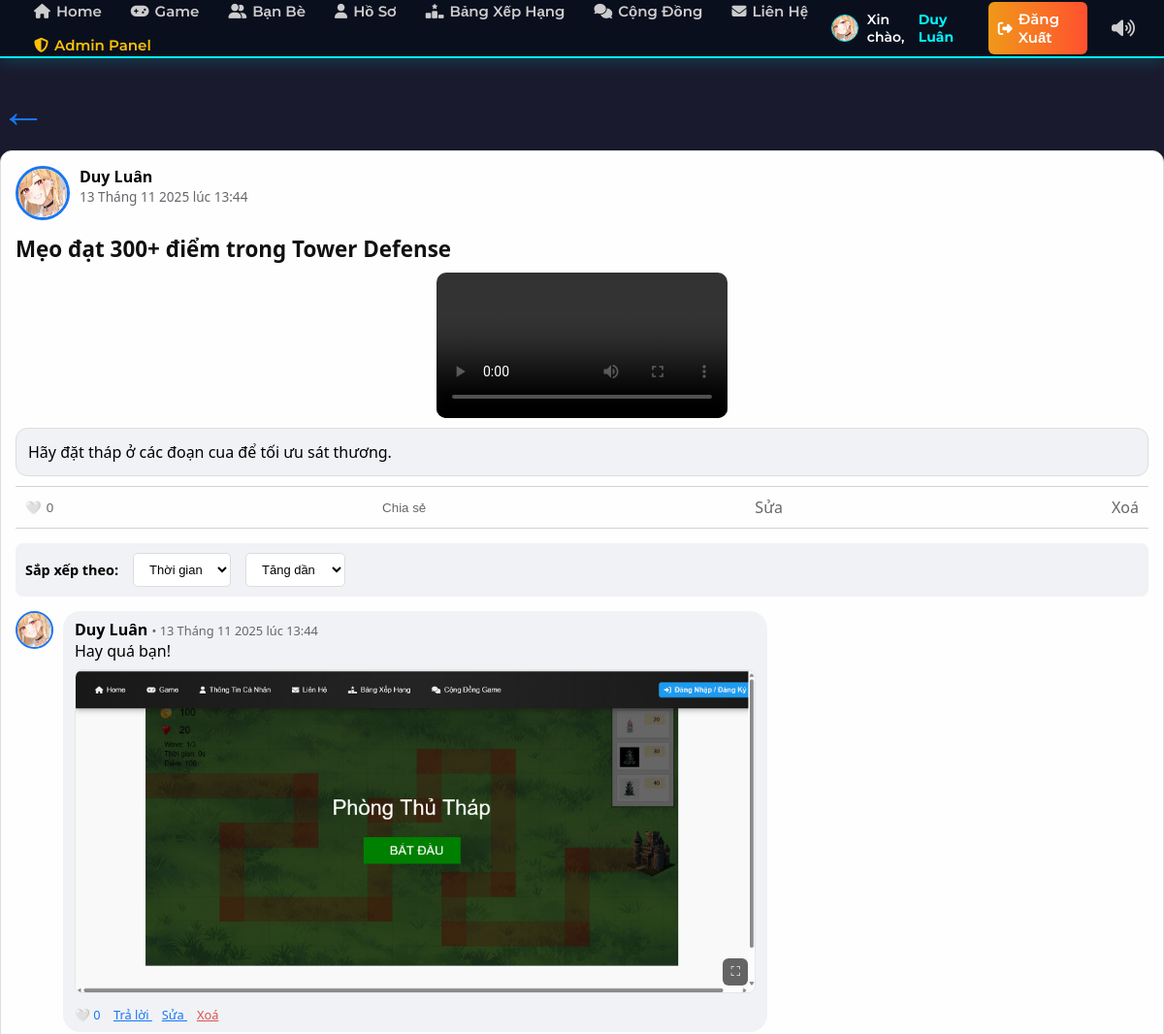
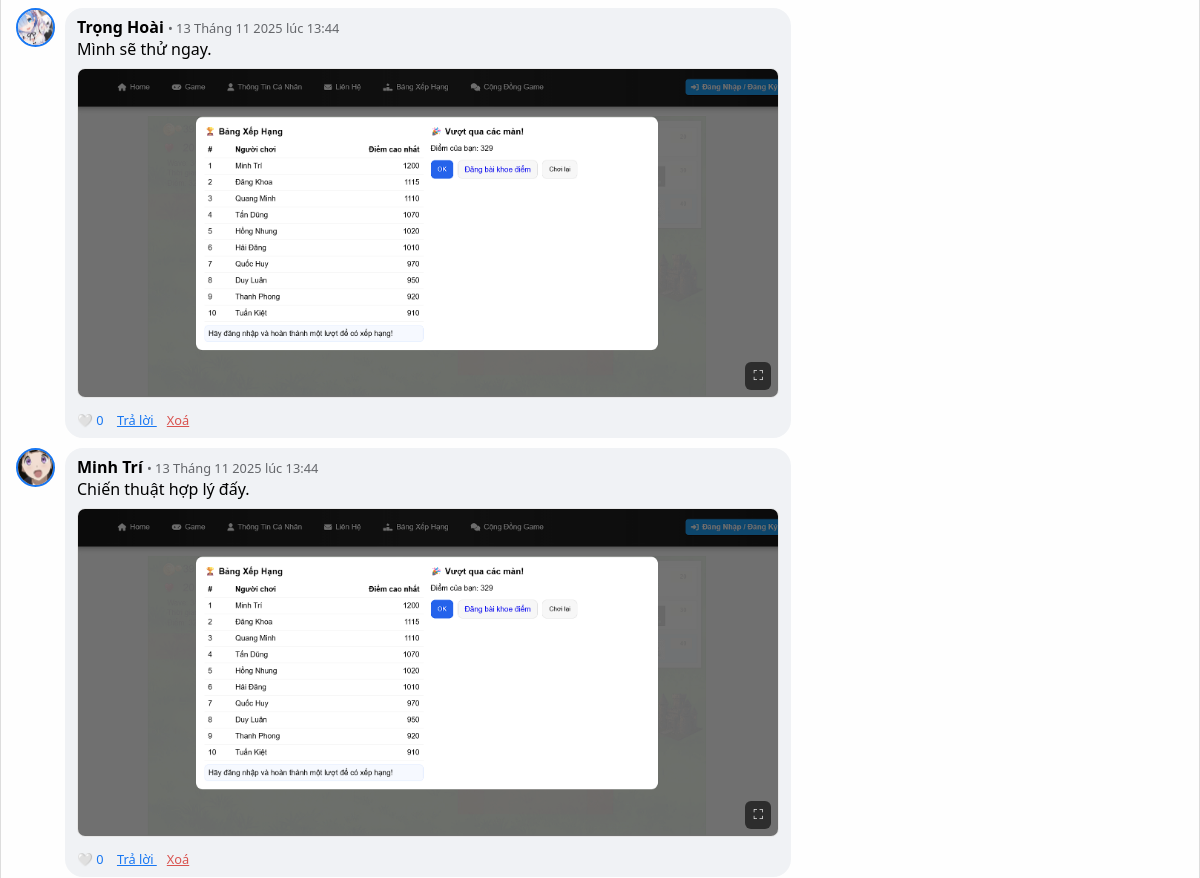
Before: /forum_view.php?id=1 (signed in, upper part) with the older database file (2 pictures, top to bottom).
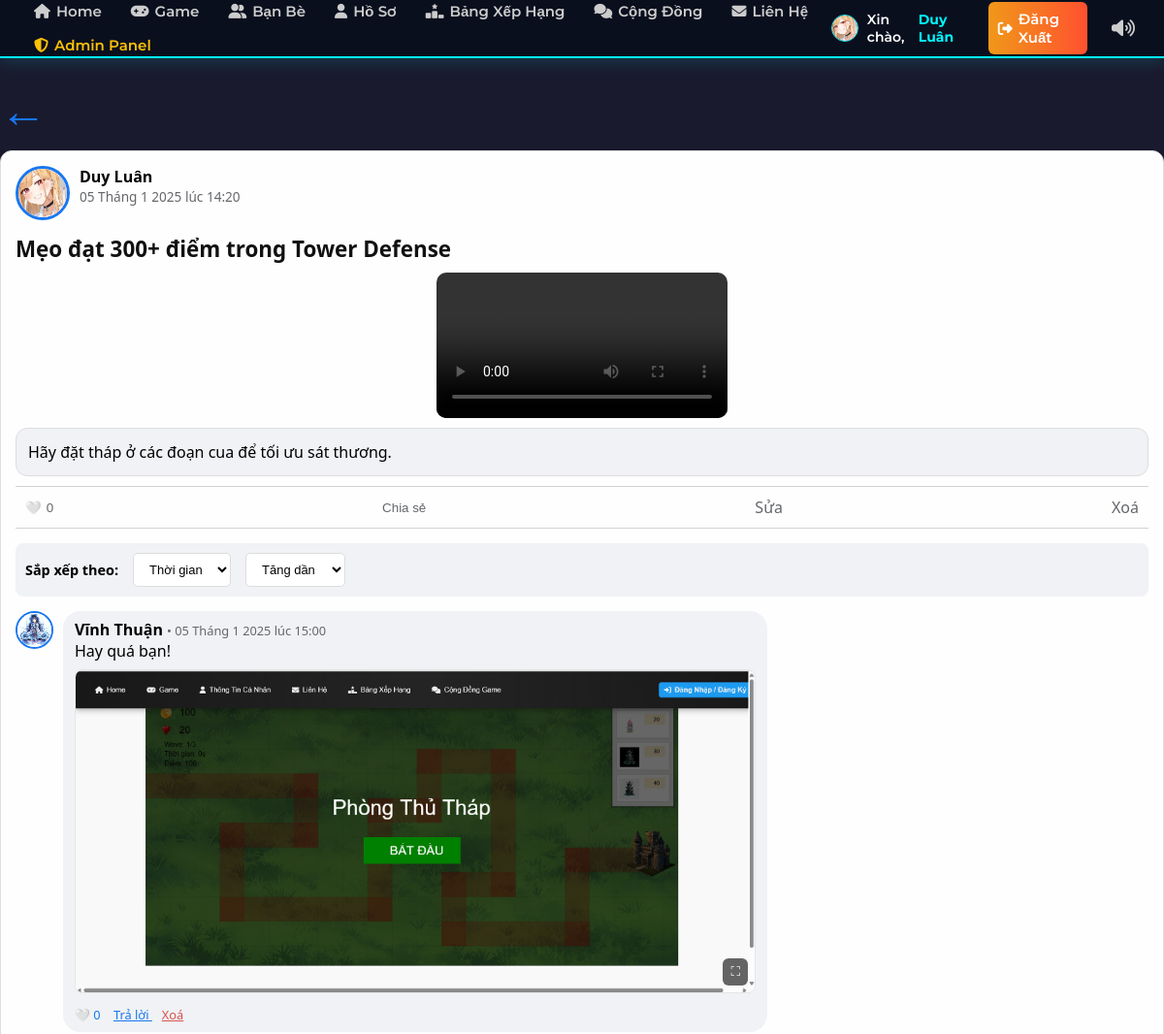
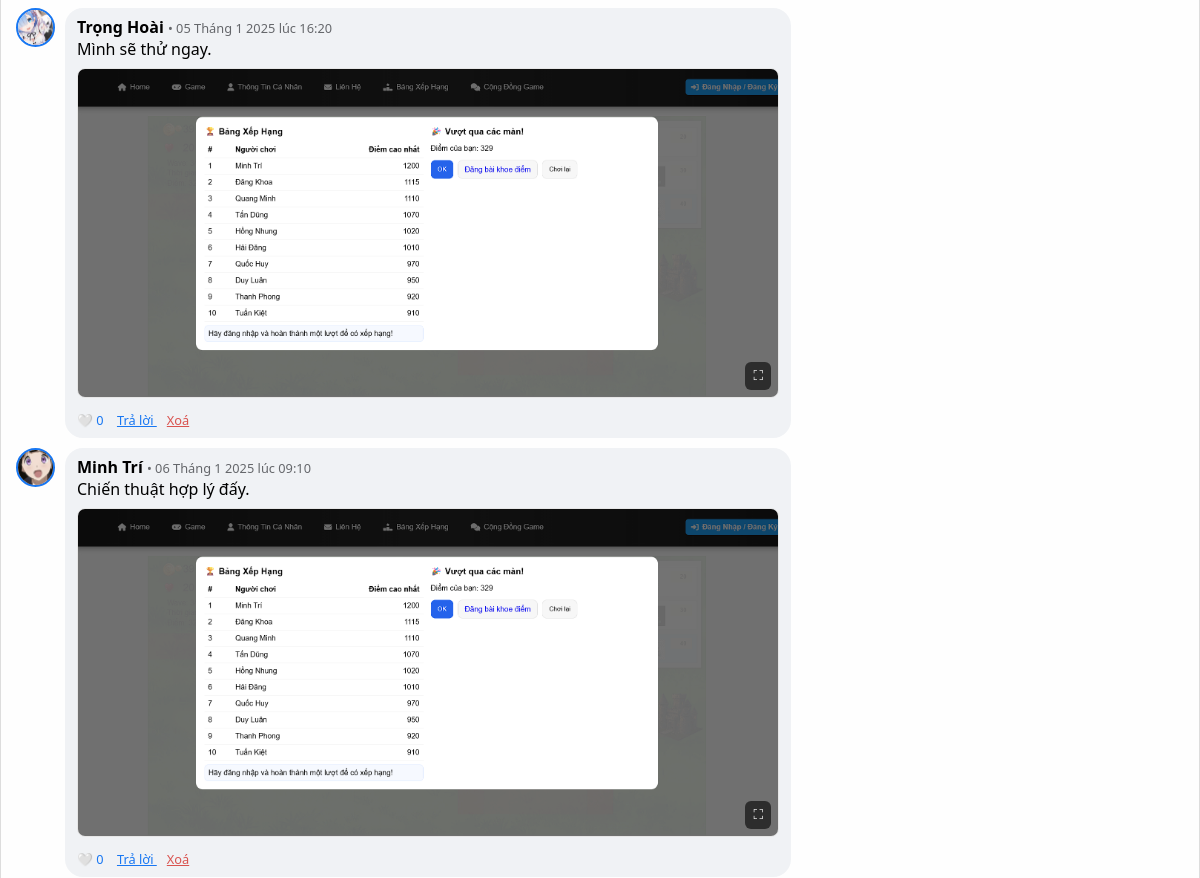
After: the same page with the newer database file (2 pictures, top to bottom).
### tables this page shows
CREATE TABLE IF NOT EXISTS posts (
  id INT AUTO_INCREMENT PRIMARY KEY,
  user_id INT NOT NULL,
  title VARCHAR(200) NOT NULL,
  content TEXT,
  screenshot_url VARCHAR(255),
  featured TINYINT(1) NOT NULL DEFAULT 0,
  created_at TIMESTAMP DEFAULT CURRENT_TIMESTAMP,
  FOREIGN KEY (user_id) REFERENCES users(id) ON DELETE CASCADE
);

CREATE TABLE IF NOT EXISTS comments (
  id INT AUTO_INCREMENT PRIMARY KEY,
  post_id INT NOT NULL,
  user_id INT NOT NULL,
  content TEXT NOT NULL,
  parent_comment_id INT NULL DEFAULT NULL,
  is_reply TINYINT(1) NOT NULL DEFAULT 0,
  created_at TIMESTAMP DEFAULT CURRENT_TIMESTAMP,
  FOREIGN KEY (post_id) REFERENCES posts(id) ON DELETE CASCADE,
  FOREIGN KEY (user_id) REFERENCES users(id) ON DELETE CASCADE,
  FOREIGN KEY (parent_comment_id) REFERENCES comments(id) ON DELETE SET NULL
);

CREATE TABLE IF NOT EXISTS users (
  id INT AUTO_INCREMENT PRIMARY KEY,
  name VARCHAR(100),
  email VARCHAR(100) UNIQUE,
  password VARCHAR(255),
  avatar VARCHAR(255) DEFAULT 'uploads/avatar/default.png',
  secret_code VARCHAR(255) NOT NULL,
  bio VARCHAR(255) NULL DEFAULT NULL,
  created_at DATETIME DEFAULT CURRENT_TIMESTAMP,
  last_activity DATETIME NULL,
  role VARCHAR(20) NOT NULL DEFAULT 'user',
  last_login DATETIME NULL,
  is_locked TINYINT(1) NOT NULL DEFAULT 0
);

CREATE TABLE IF NOT EXISTS comment_images (
  id INT AUTO_INCREMENT PRIMARY KEY,
  comment_id INT NOT NULL,
  image_path VARCHAR(255) NOT NULL,
  created_at TIMESTAMP DEFAULT CURRENT_TIMESTAMP,
  FOREIGN KEY (comment_id) REFERENCES comments(id) ON DELETE CASCADE
);

### forum_view.php (the view, shortened to what the changed rows need)
<?php
require_once 'db/connect.php';
function formatDateVN($datetime) {
    $date = new DateTime($datetime);
    $monthNames = [
        1 => 'Tháng 1', 2 => 'Tháng 2', 3 => 'Tháng 3', 4 => 'Tháng 4',
        5 => 'Tháng 5', 6 => 'Tháng 6', 7 => 'Tháng 7', 8 => 'Tháng 8',
        9 => 'Tháng 9', 10 => 'Tháng 10', 11 => 'Tháng 11', 12 => 'Tháng 12'
    ];
    return $date->format('d') . ' ' . $monthNames[(int)$date->format('m')] . ' ' . $date->format('Y') . ' lúc ' . $date->format('H:i');
}
$isAdmin = false;
if (isset($_SESSION['user']) && isset($_SESSION['user']['role']) && $_SESSION['user']['role'] === 'admin') {
    $isAdmin = true;
}
$post_id = (int)($_GET['id'] ?? 0);
$sql = "SELECT p.*, u.name AS author, u.avatar AS author_avatar FROM posts p
        JOIN users u ON u.id = p.user_id WHERE p.id = ?";
$stmt = $conn->prepare($sql);
$stmt->bind_param("i", $post_id);
$stmt->execute();
$post = $stmt->get_result()->fetch_assoc();
$resLike = $conn->query("SELECT COUNT(*) AS total FROM post_likes WHERE post_id = $post_id");
$totalLikes = $resLike->fetch_assoc()['total'] ?? 0;
$userLiked = false;
if (isset($_SESSION['user'])) {
    $uid = $_SESSION['user']['id'];
    $chk = $conn->query("SELECT id FROM post_likes WHERE post_id = $post_id AND user_id = $uid");
    $userLiked = $chk->num_rows > 0;
}
include 'includes/header.php';
$sort_by = $_GET['sort'] ?? 'time';
$order = $_GET['order'] ?? 'asc';
if ($sort_by === 'likes') {
    $sqlC = "SELECT c.*, u.name AS author, u.avatar AS author_avatar,
            (SELECT COUNT(*) FROM comment_likes WHERE comment_id = c.id) as like_count
            FROM comments c JOIN users u ON u.id = c.user_id
            WHERE c.post_id = ?
            ORDER BY like_count " . ($order === 'desc' ? 'DESC' : 'ASC') . ", c.created_at ASC";
} else {
    $sqlC = "SELECT c.*, u.name AS author, u.avatar AS author_avatar
            FROM comments c JOIN users u ON u.id = c.user_id
            WHERE c.post_id = ?
            ORDER BY c.created_at " . ($order === 'desc' ? 'DESC' : 'ASC');
}
$stmtC2 = $conn->prepare($sqlC);
$stmtC2->bind_param("i", $post_id);
$stmtC2->execute();
$comments = $stmtC2->get_result();
function getCommentLikes($conn, $comment_id) {
    $sql = "SELECT COUNT(*) as total FROM comment_likes WHERE comment_id = ?";
    $stmt = $conn->prepare($sql);
    $stmt->bind_param("i", $comment_id);
    $stmt->execute();
    return $stmt->get_result()->fetch_assoc()['total'];
}
function hasUserLikedComment($conn, $comment_id, $user_id) {
    $sql = "SELECT id FROM comment_likes WHERE comment_id = ? AND user_id = ?";
    $stmt = $conn->prepare($sql);
    $stmt->bind_param("ii", $comment_id, $user_id);
    $stmt->execute();
    return $stmt->get_result()->num_rows > 0;
}
?>
        <div class="fb-post-container">
    <div class="fb-post">
        <div class="fb-post-header">
            <a href="user_profile.php?id=<?= $post['user_id'] ?>">
                <img class="avatar" src="<?= htmlspecialchars($post['author_avatar'] ?? 'uploads/avatar/default.png') ?>" alt="Avatar">
            </a>
            <div class="info">
                <div class="author">
                    <a href="user_profile.php?id=<?= $post['user_id'] ?>"
                    style="color:black; font-weight:bold; text-decoration:none;">
                    <?= htmlspecialchars($post['author']) ?>
                    </a>
                </div>
                <div class="time"><?= formatDateVN($post['created_at']) ?></div>
            </div>
        </div>
        <div class="post-title"><?= htmlspecialchars($post['title']) ?></div>
        <div class="fb-post-media">
            <?php
            $files = $conn->query("SELECT * FROM post_files WHERE post_id = $post_id");
            while ($f = $files->fetch_assoc()):
                if ($f['file_type'] === 'image'): ?>
                    <img src="<?= $f['file_path'] ?>" alt="Post image">
                <?php else: ?>
                    <video controls>
                        <source src="<?= $f['file_path'] ?>" type="video/mp4">
                    </video>
            <?php endif; endwhile; ?>
        </div>
        <?php if (trim($post['content']) !== ''): ?>
            <div class="fb-post-content">
                <?= nl2br(htmlspecialchars($post['content'])) ?>
            </div>
        <?php endif; ?>
        <div class="fb-post-actions">
            <button id="likeBtn"><?= $userLiked ? "❤️" : "🤍" ?> <span id="likeCount"><?= $totalLikes ?></span></button>
            <button id="shareBtn">Chia sẻ</button>
            <?php if (isset($_SESSION['user'])): ?>
                <?php
                    $isAuthor = $_SESSION['user']['id'] == $post['user_id'];
                ?>
                <?php if ($isAuthor): ?>
                    <a href="forum_edit_post.php?id=<?= $post_id ?>">Sửa</a>
                <?php endif; ?>
                <?php if ($isAuthor || $isAdmin): ?>
                    <a href="forum_delete_post.php?id=<?= $post_id ?>" onclick="return confirm('Xoá bài này?');" style="<?= $isAdmin && !$isAuthor ? 'color: red;' : '' ?>">Xoá</a>
                <?php endif; ?>
            <?php endif; ?>
        </div>
        <div class="fb-comments">
            <div style="margin-bottom:15px; padding:10px; background:#f0f2f5; border-radius:8px; display:flex; gap:15px; align-items:center; font-size:0.9em;">
            </div>
            <?php while ($c = $comments->fetch_assoc()):
                 $cid = $c['id'];  ?>
                <div class="fb-comment" id="comment-<?= $c['id'] ?>">
                    <a href="user_profile.php?id=<?= $c['user_id'] ?>">
                        <img class="avatar" src="<?= htmlspecialchars($c['author_avatar'] ?? 'uploads/avatar/default.png') ?>" alt="Avatar">
                    </a>
                    <div class="content">
                        <strong>
                            <a href="user_profile.php?id=<?= $c['user_id'] ?>"
                            style="color:black; text-decoration:none;">
                            <?= htmlspecialchars($c['author']) ?>
                            </a>
                        </strong>
                        <span style="font-size:0.8em; color:#65676b;"> • <?= formatDateVN($c['created_at']) ?></span>
                        <p class="cmt-content" id="cmt_content_<?= $cid ?>"><?= htmlspecialchars($c['content']) ?></p>
                        <?php
                        $cid = $c['id'];
                        $img = $conn->query("SELECT image_path FROM comment_images WHERE comment_id = $cid")->fetch_assoc();
                        if (!empty($img['image_path'])):
                            $imgPath = htmlspecialchars($img['image_path']);
                        ?>
                            <div class="comment-img-wrap" style="margin-top:8px;">
                                <img class="comment-img-thumb" src="<?= $imgPath ?>" alt="Ảnh bình luận" data-full="<?= $imgPath ?>" />
                                <button type="button" class="view-full-btn" data-full="<?= $imgPath ?>">⛶</button>
                            </div>
                        <?php endif; ?>
                        <?php if (isset($_SESSION['user'])): ?>
                            <?php
                                $isCommentAuthor = $_SESSION['user']['id'] == $c['user_id'];
                                $commentLikes = getCommentLikes($conn, $cid);
                                $userLikedComment = hasUserLikedComment($conn, $cid, $_SESSION['user']['id']);
                            ?>
                            <div style="margin-top:5px;">
                                <a href="javascript:void(0)" onclick="likeComment(<?= $cid ?>)"
                                id="like-btn-<?= $cid ?>"
                                style="font-size:0.8em; color:#1877f2; margin-right:10px; text-decoration:none;">
                                <?= $userLikedComment ? '❤️' : '🤍' ?> <span id="like-count-<?= $cid ?>"><?= $commentLikes ?></span>
                                </a>
                                <a href="javascript:void(0)" onclick="replyComment(<?= $cid ?>, '<?= htmlspecialchars(addslashes($c['author'])) ?>')"
                                style="font-size:0.8em; color:#1877f2; margin-right:10px;">
                                Trả lời
                                </a>
                                <?php if ($isCommentAuthor): ?>
                                    <a href="javascript:void(0)" onclick="editComment(<?= $cid ?>)"
                                    style="font-size:0.8em; color:#1877f2; margin-right:10px;">
                                    Sửa
                                    </a>
                                <?php endif; ?>
                                <?php if ($isCommentAuthor || $isAdmin): ?>
                                    <a href="comment_delete.php?id=<?= $c['id'] ?>&post=<?= $post_id ?>" onclick="return confirm('Xoá bình luận này?');" style="font-size:0.8em; color:#d9534f;">Xoá</a>
                                <?php endif; ?>
                            </div>
                        <?php endif; ?>
                    </div>
                </div>
            <?php endwhile; ?>
        </div>
    </div>
    </div>
<?php include 'includes/footer.php'; ?>

Changed rows visible on the page:
removed comments: user.avatar (picture), user.name "Duy Luân", created_at "13 Tháng 11 2025 lúc 13:44", content "Hay quá bạn!", comment_images.image_path (picture), commentLikes "0"
changed posts "Mẹo đạt 300+ điểm trong Tower Defense": created_at "13 Tháng 11 2025 lúc 13:44" → "05 Tháng 1 2025 lúc 14:20"
added comments: user.avatar (picture), user.name "Vĩnh Thuận", created_at "05 Tháng 1 2025 lúc 15:00", content "Hay quá bạn!", comment_images.image_path (picture), commentLikes "0"
changed comments "Mình sẽ thử ngay.": created_at "13 Tháng 11 2025 lúc 13:44" → "05 Tháng 1 2025 lúc 16:20"
changed comments "Chiến thuật hợp lý đấy.": created_at "13 Tháng 11 2025 lúc 13:44" → "06 Tháng 1 2025 lúc 09:10"
